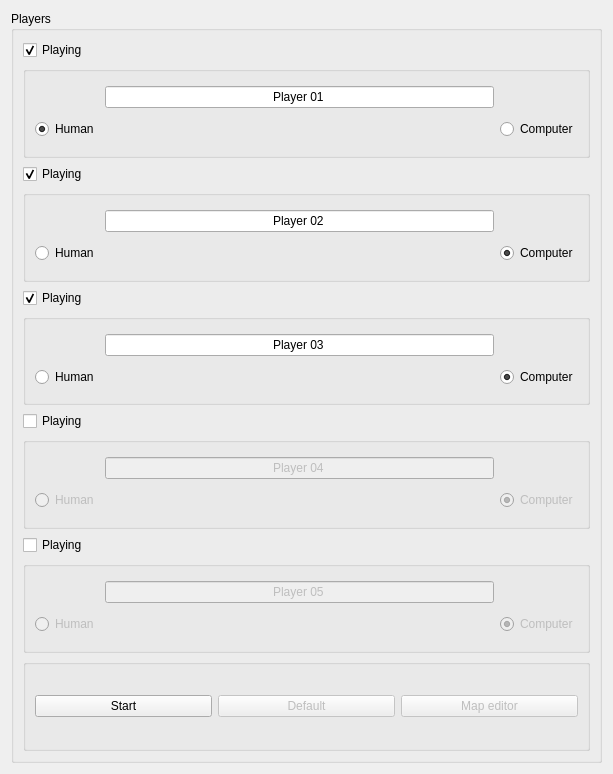
<?xml version="1.0" encoding="UTF-8"?>
<ui version="4.0">
 <class>gameStartWindow</class>
 <widget class="QWidget" name="gameStartWindow">
  <property name="geometry">
   <rect>
    <x>0</x>
    <y>0</y>
    <width>613</width>
    <height>774</height>
   </rect>
  </property>
  <property name="windowTitle">
   <string>Config</string>
  </property>
  <layout class="QHBoxLayout" name="horizontalLayout">
   <item>
    <widget class="QGroupBox" name="groupBox">
     <property name="title">
      <string>Players</string>
     </property>
     <layout class="QVBoxLayout" name="verticalLayout">
      <item>
       <widget class="QCheckBox" name="Player1Active">
        <property name="text">
         <string>Playing</string>
        </property>
        <property name="checked">
         <bool>true</bool>
        </property>
       </widget>
      </item>
      <item>
       <widget class="QGroupBox" name="groupBox_1">
        <property name="title">
         <string/>
        </property>
        <layout class="QGridLayout" name="gridLayout_2">
         <item row="2" column="2">
          <widget class="QRadioButton" name="playerComputer1">
           <property name="text">
            <string>Computer</string>
           </property>
          </widget>
         </item>
         <item row="2" column="0">
          <widget class="QRadioButton" name="playerHuman1">
           <property name="text">
            <string>Human</string>
           </property>
           <property name="checked">
            <bool>true</bool>
           </property>
          </widget>
         </item>
         <item row="2" column="1">
          <spacer name="horizontalSpacer_2">
           <property name="orientation">
            <enum>Qt::Horizontal</enum>
           </property>
           <property name="sizeHint" stdset="0">
            <size>
             <width>40</width>
             <height>20</height>
            </size>
           </property>
          </spacer>
         </item>
         <item row="0" column="1">
          <widget class="QLineEdit" name="playerNickname1">
           <property name="text">
            <string>Player 01</string>
           </property>
           <property name="alignment">
            <set>Qt::AlignCenter</set>
           </property>
          </widget>
         </item>
        </layout>
       </widget>
      </item>
      <item>
       <widget class="QCheckBox" name="Player2Active">
        <property name="text">
         <string>Playing</string>
        </property>
        <property name="checked">
         <bool>true</bool>
        </property>
       </widget>
      </item>
      <item>
       <widget class="QGroupBox" name="groupBox_2">
        <property name="title">
         <string/>
        </property>
        <layout class="QGridLayout" name="gridLayout_6">
         <item row="1" column="2">
          <widget class="QRadioButton" name="playerComputer2">
           <property name="text">
            <string>Computer</string>
           </property>
           <property name="checked">
            <bool>true</bool>
           </property>
          </widget>
         </item>
         <item row="1" column="0">
          <widget class="QRadioButton" name="playerHuman2">
           <property name="text">
            <string>Human</string>
           </property>
          </widget>
         </item>
         <item row="1" column="1">
          <spacer name="horizontalSpacer">
           <property name="orientation">
            <enum>Qt::Horizontal</enum>
           </property>
           <property name="sizeHint" stdset="0">
            <size>
             <width>40</width>
             <height>20</height>
            </size>
           </property>
          </spacer>
         </item>
         <item row="0" column="1">
          <widget class="QLineEdit" name="playerNickname2">
           <property name="text">
            <string>Player 02</string>
           </property>
           <property name="alignment">
            <set>Qt::AlignCenter</set>
           </property>
          </widget>
         </item>
        </layout>
       </widget>
      </item>
      <item>
       <widget class="QCheckBox" name="Player3Active">
        <property name="text">
         <string>Playing</string>
        </property>
        <property name="checked">
         <bool>true</bool>
        </property>
       </widget>
      </item>
      <item>
       <widget class="QGroupBox" name="groupBox_3">
        <property name="title">
         <string/>
        </property>
        <layout class="QGridLayout" name="gridLayout_5">
         <item row="1" column="2">
          <widget class="QRadioButton" name="playerComputer3">
           <property name="text">
            <string>Computer</string>
           </property>
           <property name="checked">
            <bool>true</bool>
           </property>
          </widget>
         </item>
         <item row="1" column="0">
          <widget class="QRadioButton" name="playerHuman3">
           <property name="text">
            <string>Human</string>
           </property>
          </widget>
         </item>
         <item row="1" column="1">
          <spacer name="horizontalSpacer_3">
           <property name="orientation">
            <enum>Qt::Horizontal</enum>
           </property>
           <property name="sizeHint" stdset="0">
            <size>
             <width>40</width>
             <height>20</height>
            </size>
           </property>
          </spacer>
         </item>
         <item row="0" column="1">
          <widget class="QLineEdit" name="playerNickname3">
           <property name="text">
            <string>Player 03</string>
           </property>
           <property name="alignment">
            <set>Qt::AlignCenter</set>
           </property>
          </widget>
         </item>
        </layout>
       </widget>
      </item>
      <item>
       <widget class="QCheckBox" name="Player4Active">
        <property name="text">
         <string>Playing</string>
        </property>
       </widget>
      </item>
      <item>
       <widget class="QGroupBox" name="groupBox_4">
        <property name="enabled">
         <bool>false</bool>
        </property>
        <property name="title">
         <string/>
        </property>
        <layout class="QGridLayout" name="gridLayout_4">
         <item row="1" column="0">
          <widget class="QRadioButton" name="playerHuman4">
           <property name="text">
            <string>Human</string>
           </property>
          </widget>
         </item>
         <item row="1" column="2">
          <widget class="QRadioButton" name="playerComputer4">
           <property name="text">
            <string>Computer</string>
           </property>
           <property name="checked">
            <bool>true</bool>
           </property>
          </widget>
         </item>
         <item row="1" column="1">
          <spacer name="horizontalSpacer_4">
           <property name="orientation">
            <enum>Qt::Horizontal</enum>
           </property>
           <property name="sizeHint" stdset="0">
            <size>
             <width>40</width>
             <height>20</height>
            </size>
           </property>
          </spacer>
         </item>
         <item row="0" column="1">
          <widget class="QLineEdit" name="playerNickname4">
           <property name="text">
            <string>Player 04</string>
           </property>
           <property name="alignment">
            <set>Qt::AlignCenter</set>
           </property>
          </widget>
         </item>
        </layout>
       </widget>
      </item>
      <item>
       <widget class="QCheckBox" name="Player5Active">
        <property name="enabled">
         <bool>true</bool>
        </property>
        <property name="text">
         <string>Playing</string>
        </property>
       </widget>
      </item>
      <item>
       <widget class="QGroupBox" name="groupBox_5">
        <property name="enabled">
         <bool>false</bool>
        </property>
        <property name="title">
         <string/>
        </property>
        <layout class="QGridLayout" name="gridLayout_3">
         <item row="1" column="2">
          <widget class="QRadioButton" name="playerComputer5">
           <property name="text">
            <string>Computer</string>
           </property>
           <property name="checked">
            <bool>true</bool>
           </property>
          </widget>
         </item>
         <item row="1" column="0">
          <widget class="QRadioButton" name="playerHuman5">
           <property name="text">
            <string>Human</string>
           </property>
          </widget>
         </item>
         <item row="1" column="1">
          <spacer name="horizontalSpacer_5">
           <property name="orientation">
            <enum>Qt::Horizontal</enum>
           </property>
           <property name="sizeHint" stdset="0">
            <size>
             <width>40</width>
             <height>20</height>
            </size>
           </property>
          </spacer>
         </item>
         <item row="0" column="1">
          <widget class="QLineEdit" name="playerNickname5">
           <property name="text">
            <string>Player 05</string>
           </property>
           <property name="alignment">
            <set>Qt::AlignCenter</set>
           </property>
          </widget>
         </item>
        </layout>
       </widget>
      </item>
      <item>
       <widget class="QGroupBox" name="groupBox_6">
        <property name="title">
         <string/>
        </property>
        <layout class="QHBoxLayout" name="horizontalLayout_2">
         <item>
          <widget class="QPushButton" name="startButton">
           <property name="text">
            <string>Start</string>
           </property>
          </widget>
         </item>
         <item>
          <widget class="QPushButton" name="defaultButton">
           <property name="enabled">
            <bool>false</bool>
           </property>
           <property name="text">
            <string>Default</string>
           </property>
          </widget>
         </item>
         <item>
          <widget class="QPushButton" name="mapEditorButton">
           <property name="enabled">
            <bool>false</bool>
           </property>
           <property name="text">
            <string>Map editor</string>
           </property>
          </widget>
         </item>
        </layout>
       </widget>
      </item>
     </layout>
    </widget>
   </item>
  </layout>
 </widget>
 <resources/>
 <connections/>
</ui>
